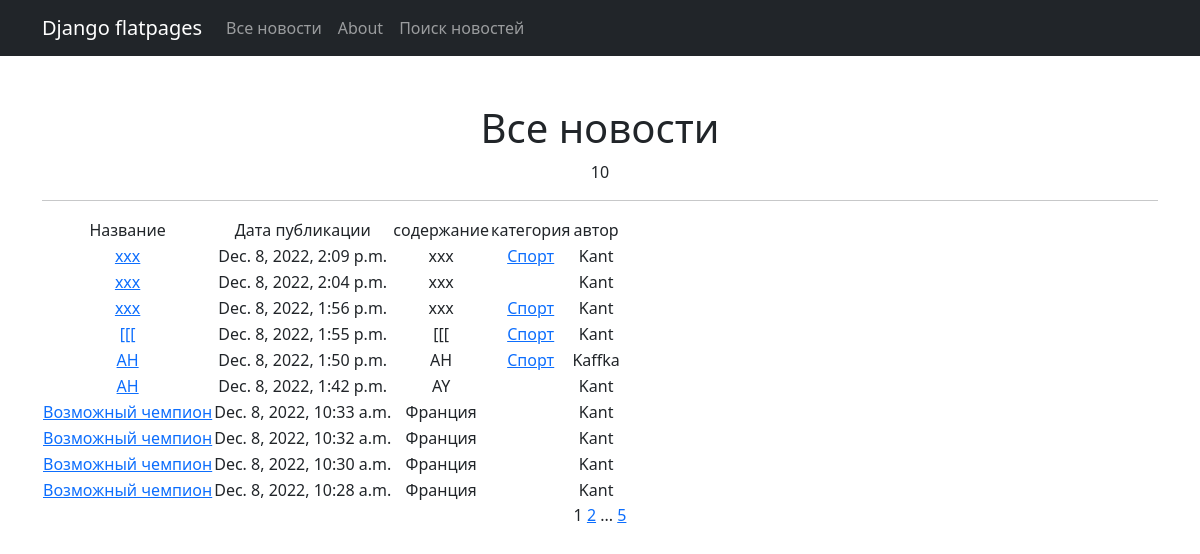
The app's page /news/ (signed in), older data.
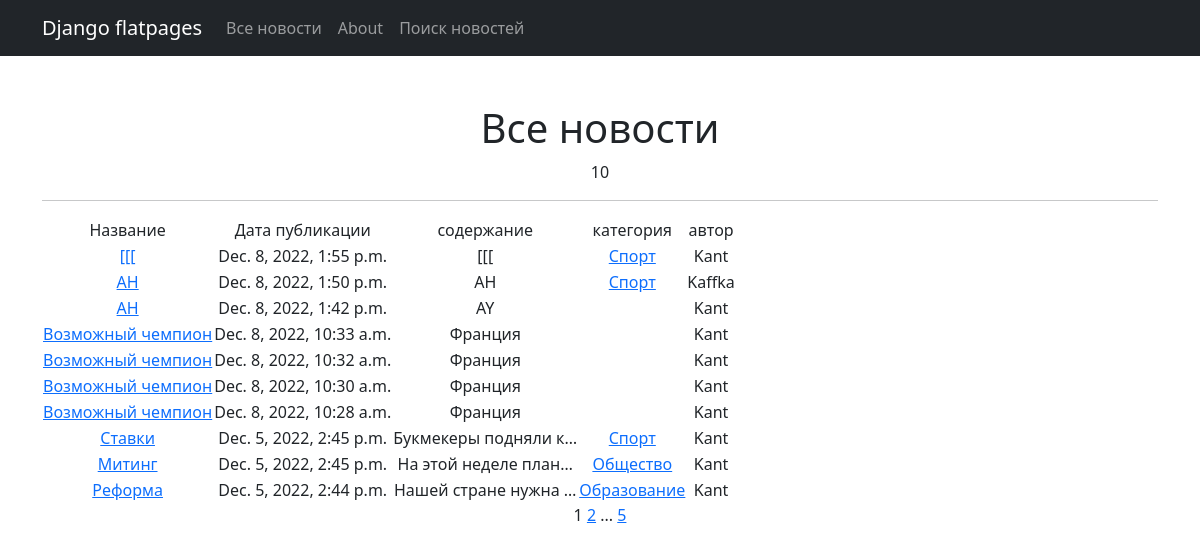
The same page, newer data.
### news/models.py (models this page shows, shortened)
class Post(models.Model):
    article = 'ar'
    new = 'ne'
    POSTVARIETY = [
        (article, 'Статья'),
        (new, 'Новость')
    ]
    author = models.ForeignKey(Author, on_delete=models.CASCADE)
    post_variety = models.CharField(max_length=2, choices=POSTVARIETY, default=article)
    dateCreation = models.DateTimeField(auto_now_add=True)
    category = models.ManyToManyField(Category, through="PostCategory")
    title = models.CharField(max_length=255, default="Новый контент")
    text = models.TextField()
    rating = models.IntegerField(default=0)

class Category(models.Model):
    category = models.CharField(max_length=64, unique=True)
    subscribers = models.ManyToManyField(User, related_name='categories')

class Author(models.Model):
    authorUser = models.OneToOneField(User, on_delete=models.CASCADE)
    ratingAuthor = models.IntegerField(default=0)
    def __str__(self):
        return self.authorUser.username

### news/views.py (the view)
# urls.py: path('news/', cache_page(60)(PostList.as_view()), name='post_list'),
class PostList(ListView):
    model = Post
    ordering ='-dateCreation'
    template_name = 'news.html'
    context_object_name = 'news'
    paginate_by = 10
    def get_context_data(self, **kwargs):
        context = super().get_context_data(**kwargs)
        user = self.request.user
        limit = 3
        today = datetime.now()
        prev_day = today - timedelta(days=1)
        posts_day_count = Post.objects.filter(dateCreation__gte=prev_day, author__authorUser=user).count()
        context['posts_limit'] = limit <= posts_day_count
        return context

### news/templatetags/custom_filters.py (called while the page is built)
@register.filter()
def censor(value):
   bad_words = ['Хуй','хуй','Бля','бля','еба','Еба','пиз','Пиз','Хер','хер', 'хуе','Хуе']
   value_= value.split()
   result = []
   for a in value_:
      if a[:3] in bad_words:
         a = a[0] + "*"*len(a[1:])
         result.append(a)
      else:
          result.append(a)
   return " ".join(result)

### templates/news.html (shortened to what this page needs)
{% extends 'flatpages/default.html' %}
{% load custom_filters %}
{% block content %}
<h1>Все новости</h1>
   {{news|length}}
   <hr>
   {% if news %}
       <table>
           <tr>
               <td>  Название  </td>
               <td>  Дата публикации  </td>
               <td>  содержание  </td>
               <td>  категория  </td>
               <td>  автор  </td>
           </tr>
           {% for new in news %}
           <tr>
               <td>
                   <a href="{% url 'post_detail' pk=new.id %}">{{ new.title|censor }}</a>
               </td>
               <td>{{ new.dateCreation }}</td>
               <td>{{ new.text|truncatechars:20|censor }}</td>
               <td>{% for cat in new.category.all %}
                   <a href="{% url 'category_list' cat.id %}">{{ cat.category }}</a>
                   {% endfor %}</td>
               <td>{{ new.author }}</td>
               <td>
               </td>
           </tr>
           {% endfor %}
       </table>
   {% else %}
       <h2>Новостей нет!</h2>
   {% endif %}
   {{ page_obj.number }}
   {% if page_obj.has_next %}
       <a href="?page={{ page_obj.next_page_number }}">{{ page_obj.next_page_number }}</a>
       {% if paginator.num_pages != page_obj.next_page_number %}
           ...
           <a href="?page={{ page_obj.paginator.num_pages }}">{{ page_obj.paginator.num_pages }}</a>
       {% endif %}
   {% endif %}
{% endblock content %}

Row changes from the older to the newer data that the page shows:
removed Post: title|censor "ххх", dateCreation "Dec. 8, 2022, 2:09 p.m.", text|censor "ххх", author "Kant", Category (category "Спорт")
removed Post: title|censor "ххх", dateCreation "Dec. 8, 2022, 2:04 p.m.", text|censor "ххх", author "Kant"
removed Post: title|censor "ххх", dateCreation "Dec. 8, 2022, 1:56 p.m.", text|censor "ххх", author "Kant", Category (category "Спорт")
now on this page (row unchanged): Post: title|censor "Ставки", dateCreation "Dec. 5, 2022, 2:45 p.m.", text|censor "Букмекеры подняли к…", author "Kant", Category (category "Спорт")
now on this page (row unchanged): Post: title|censor "Митинг", dateCreation "Dec. 5, 2022, 2:45 p.m.", text|censor "На этой неделе план…", author "Kant"
now on this page (row unchanged): Category: category "Общество", shown under "Митинг"
now on this page (row unchanged): Post: title|censor "Реформа", dateCreation "Dec. 5, 2022, 2:44 p.m.", text|censor "Нашей стране нужна …", author "Kant"
now on this page (row unchanged): Category: category "Образование", shown under "Реформа"
